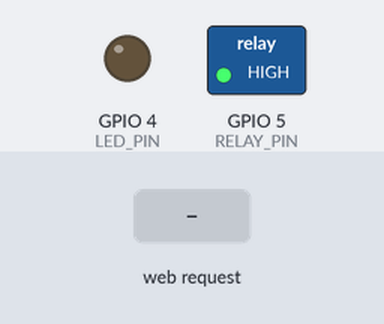
Bench run of a sketch on a simulated ESP8266 (NodeMCU). On the bench: switched loads named in the sketch (green lamp = pin HIGH), output pins drawn as LEDs (lit = HIGH). Inputs (shaded band) come from the test bench. WiFi joins after 1.5 s; servers stay silent unless stated; what the sketch prints to the serial monitor is not drawn.

Above: at 2.7 s.
2.8 s: HTTP request GET /relay?state=1 received
At 4.0 s:
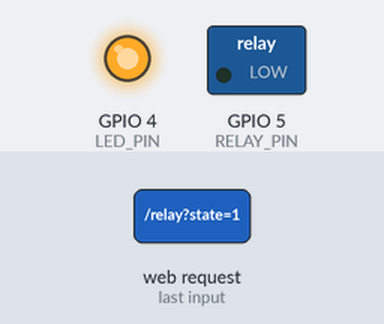
4.3 s: HTTP request GET /relay received
At 5.2 s:
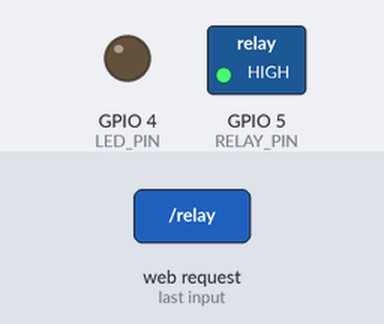
Timing chart, 0 to 7.3 s (numbered marks = the images above; inputs shaded):
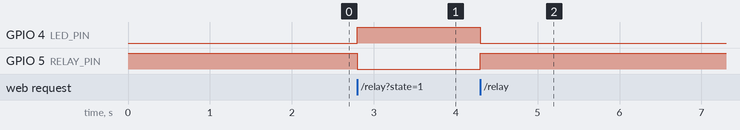

The sketch:

relay_led_control.ino
```cpp
#include <ESP8266WiFi.h>
#include <ESP8266WebServer.h>

const char* ssid = "YOUR_WIFI_NAME";
const char* pass = "YOUR_WIFI_PASSWORD";
ESP8266WebServer server(80);

// Sends JSON with CORS enabled so the app can read it
void sendJson(int code, const String& j) {
  server.sendHeader("Access-Control-Allow-Origin", "*");
  server.send(code, "application/json", j);
}
void connectWiFi() {
  WiFi.mode(WIFI_STA);
  WiFi.begin(ssid, pass);
  while (WiFi.status() != WL_CONNECTED) { delay(500); Serial.print("."); }
  Serial.print("\nIP address: ");
  Serial.println(WiFi.localIP());   // type this IP into the app
}

// Relay module IN -> D1 (GPIO5), external LED -> D2 (GPIO4)
#define RELAY_PIN 5
#define LED_PIN 4
bool isOn = false;

void apply() {
  digitalWrite(RELAY_PIN, isOn ? LOW : HIGH); // most relay modules are active-LOW
  digitalWrite(LED_PIN, isOn ? HIGH : LOW);
}
void setup() {
  Serial.begin(115200);
  pinMode(RELAY_PIN, OUTPUT);
  pinMode(LED_PIN, OUTPUT);
  apply();
  connectWiFi();
  server.on("/status", [](){ sendJson(200, "{\"device\":\"nodemcu\",\"project\":\"relay\"}"); });
  // GET /relay?state=1 (on) or state=0 (off)
  server.on("/relay", [](){
    isOn = (server.arg("state") == "1");
    apply();
    sendJson(200, String("{\"relay\":") + (isOn ? "true" : "false") + "}");
  });
  server.begin();
}
void loop() { server.handleClient(); }
```

Measured:
- after the input at 2.8 s, GPIO 4 (LED_PIN): LOW → HIGH at once; GPIO 5 (RELAY_PIN): HIGH → LOW at once
- after the input at 4.3 s, GPIO 4 (LED_PIN): HIGH → LOW at once; GPIO 5 (RELAY_PIN): LOW → HIGH at once
